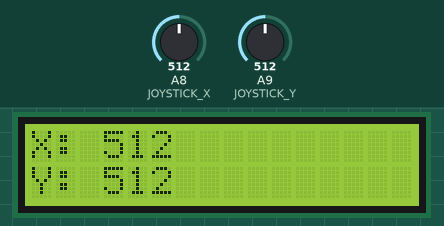
This sketch was run on a simulated Arduino Mega 2560, built with avr-gcc and run on an emulated ATmega2560. Shown: 16×2 character LCD. The test bench sets the inputs (shaded band); at power-on: A8 (JOYSTICK_X) = 512, A9 (JOYSTICK_Y) = 512.

Above: at 1.2 s.
1.3 s: A8 (JOYSTICK_X) set to 0
At 1.7 s:
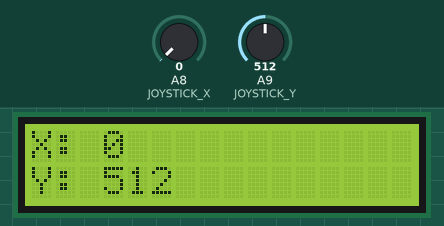
4.3 s: A8 (JOYSTICK_X) set to 1023
At 5.3 s:
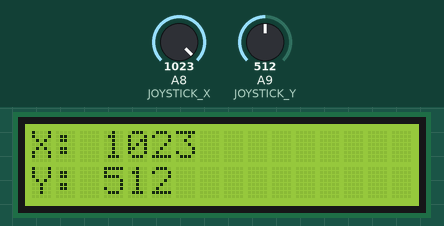
7.3 s: A8 (JOYSTICK_X) set to 0
At 8.5 s:
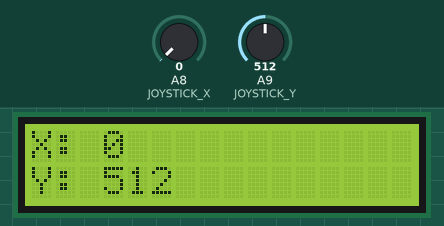
10.3 s: A8 (JOYSTICK_X) set to 1023
At 10.9 s:
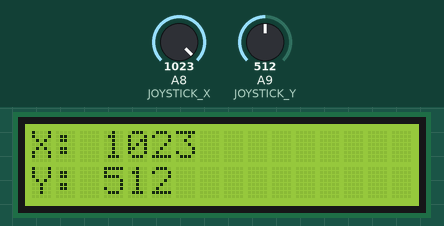
13.3 s: A9 (JOYSTICK_Y) set to 716
At 14.0 s:
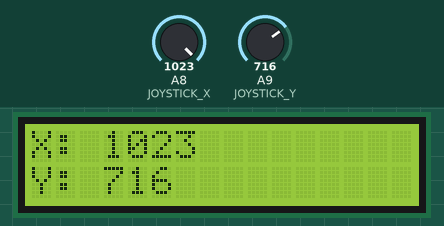
14.8 s: A8 (JOYSTICK_X) set to 981
At 15.6 s:
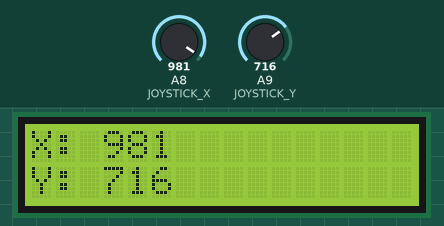
Timing chart, 0 to 17.8 s (numbered marks = the images above; inputs shaded):
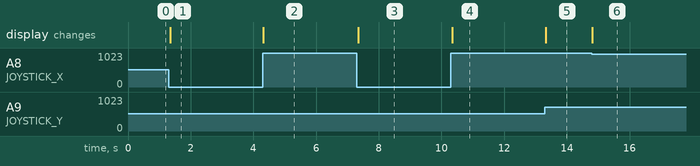

Measured:
- after the input at 1.3 s, the display: changes after 0.05 s (image 1)
- after the input at 4.3 s, the display: changes at once (image 2)
- after the input at 7.3 s, the display: changes at once (image 3)
- after the input at 10.3 s, the display: changes after 0.05 s (image 4)
- after the input at 13.3 s, the display: changes at once (image 5)
- after the input at 14.8 s, the display: changes at once (image 6)

The sketch:

02.1_raw_XY.ino
```cpp
#include <Arduino.h>
#include <LiquidCrystal.h>
#include <Wire.h>

// Define pins for LCD
const int RS = 37, EN = 36, D4 = 35, D5 = 34, D6 = 33, D7 = 32;
LiquidCrystal lcd(RS, EN, D4, D5, D6, D7);

// Define joystick pins
const int JOYSTICK_X = A8, JOYSTICK_Y = A9, JOYSTICK_BUTTON = 2;

void setup() {
  lcd.begin(16, 2);  // Initialize the LCD
  Serial.begin(9600);  // Initialize serial communication
}

void loop() {
  int xPosition = analogRead(JOYSTICK_X);
  int yPosition = analogRead(JOYSTICK_Y);

  lcd.clear();
  lcd.setCursor(0, 0);
  lcd.print("X: ");
  lcd.print(xPosition);

  lcd.setCursor(0, 1);
  lcd.print("Y: ");
  lcd.print(yPosition);

  delay(10);
}
```
